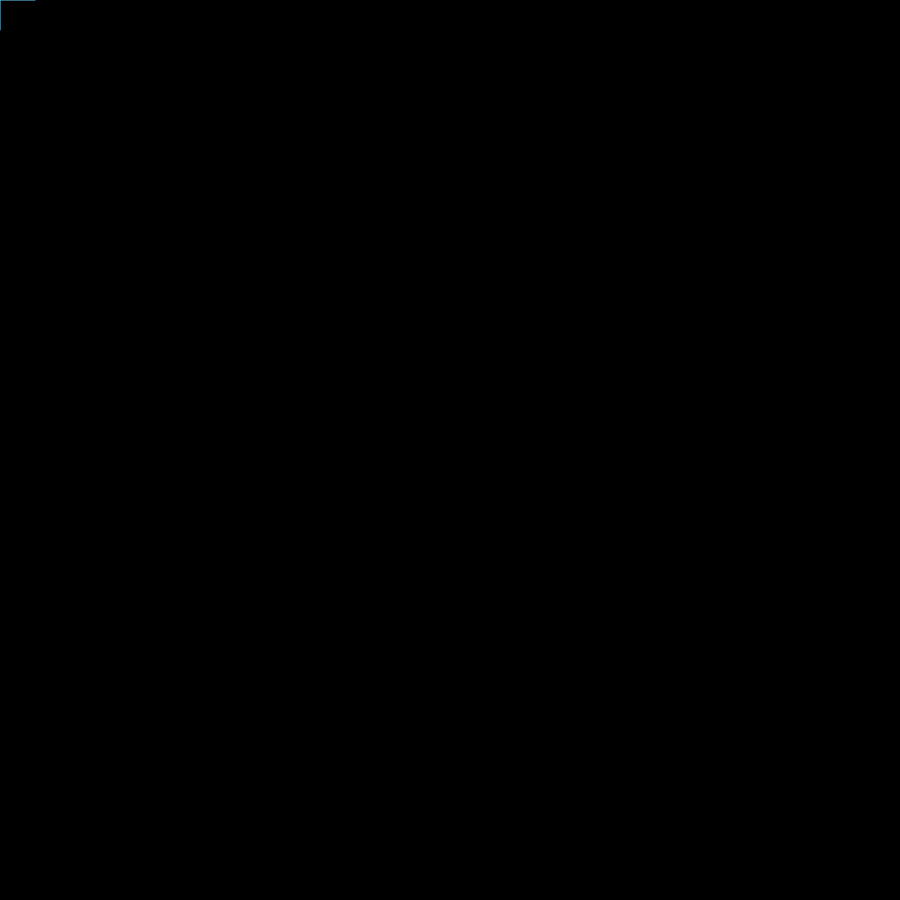
Frame 1 (no input)
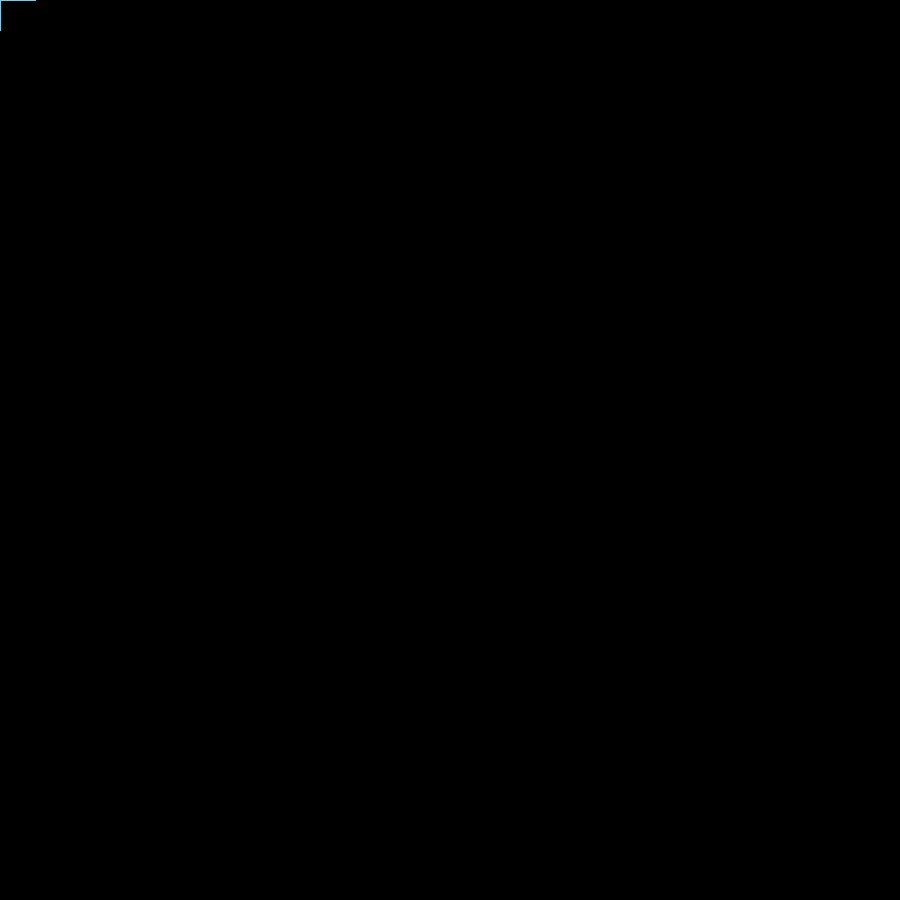
Frame 60 (no input)
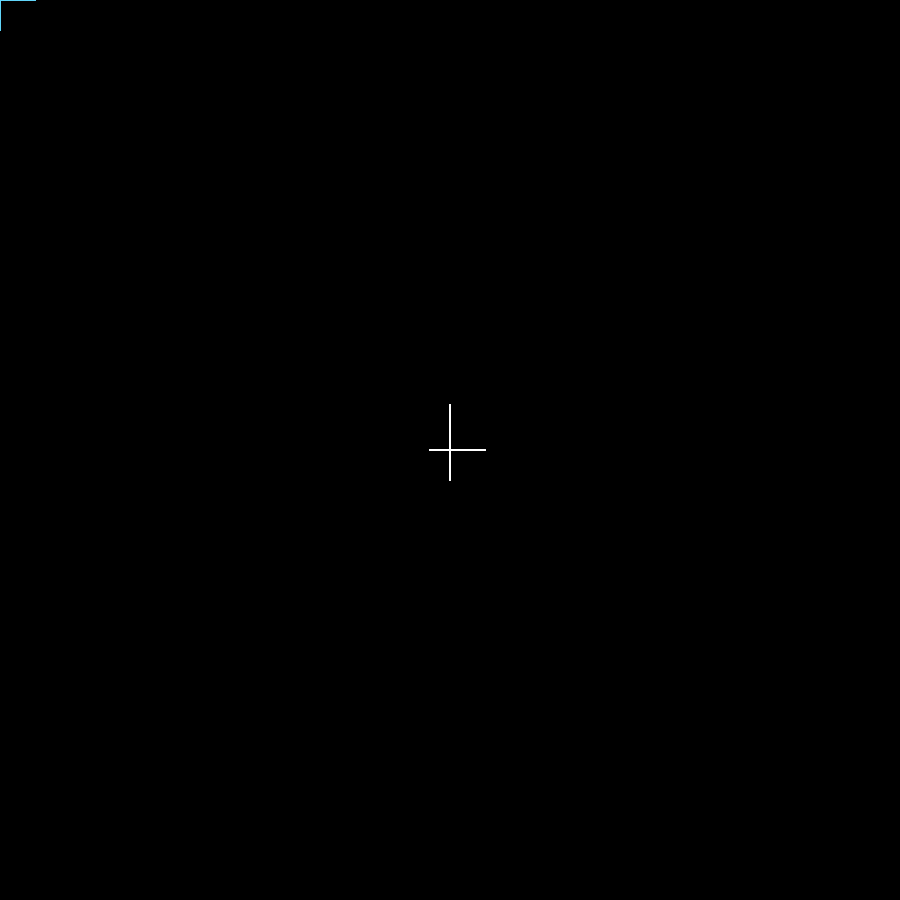
Frame 120 (the mouse pressed at the canvas centre since frame 60)

The p5.js sketch that drew these frames (run headless with seeded random() and noise() and a simulated clock; from frame 60 on, the mouse is pressed at the canvas centre):

// p5.js sketch
// ── sketch.js
//The code of the mouse press effect from the examples of p5.js.;
//Here is the link:https://p5js.org/zh-Hans/examples/input-mouse-press.htmll;
function setup() {
  createCanvas(900,900);
  background("black");
  strokeWeight(1);
}

function draw() {
  if (mouseIsPressed) {
    stroke("white");
  } else {
    stroke(98, 213, 249);
  }
  line(mouseX - 20, mouseY, mouseX + 35, mouseY);
  line(mouseX, mouseY - 45, mouseX, mouseY + 30);
}
